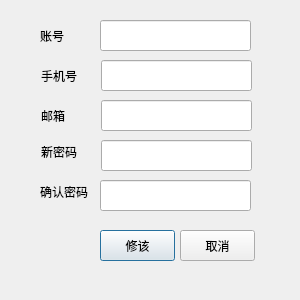
<?xml version="1.0" encoding="UTF-8"?>
<ui version="4.0">
 <class>resetPwd</class>
 <widget class="QDialog" name="resetPwd">
  <property name="geometry">
   <rect>
    <x>0</x>
    <y>0</y>
    <width>300</width>
    <height>300</height>
   </rect>
  </property>
  <property name="windowTitle">
   <string>修改密码</string>
  </property>
  <widget class="QPushButton" name="btn_update">
   <property name="geometry">
    <rect>
     <x>100</x>
     <y>230</y>
     <width>75</width>
     <height>31</height>
    </rect>
   </property>
   <property name="text">
    <string>修该</string>
   </property>
  </widget>
  <widget class="QLabel" name="label_6">
   <property name="geometry">
    <rect>
     <x>41</x>
     <y>70</y>
     <width>54</width>
     <height>12</height>
    </rect>
   </property>
   <property name="text">
    <string>手机号</string>
   </property>
  </widget>
  <widget class="QLabel" name="label_4">
   <property name="geometry">
    <rect>
     <x>41</x>
     <y>110</y>
     <width>54</width>
     <height>12</height>
    </rect>
   </property>
   <property name="text">
    <string>邮箱</string>
   </property>
  </widget>
  <widget class="QLabel" name="label_5">
   <property name="geometry">
    <rect>
     <x>41</x>
     <y>142</y>
     <width>54</width>
     <height>20</height>
    </rect>
   </property>
   <property name="text">
    <string>新密码</string>
   </property>
  </widget>
  <widget class="QPushButton" name="btn_Quit">
   <property name="geometry">
    <rect>
     <x>180</x>
     <y>230</y>
     <width>75</width>
     <height>31</height>
    </rect>
   </property>
   <property name="text">
    <string>取消</string>
   </property>
  </widget>
  <widget class="QLineEdit" name="input_pwd">
   <property name="geometry">
    <rect>
     <x>101</x>
     <y>140</y>
     <width>151</width>
     <height>31</height>
    </rect>
   </property>
   <property name="font">
    <font>
     <pointsize>12</pointsize>
    </font>
   </property>
   <property name="echoMode">
    <enum>QLineEdit::Normal</enum>
   </property>
  </widget>
  <widget class="QLineEdit" name="input_tel">
   <property name="geometry">
    <rect>
     <x>101</x>
     <y>60</y>
     <width>151</width>
     <height>31</height>
    </rect>
   </property>
   <property name="font">
    <font>
     <pointsize>12</pointsize>
    </font>
   </property>
  </widget>
  <widget class="QLineEdit" name="input_email">
   <property name="geometry">
    <rect>
     <x>101</x>
     <y>100</y>
     <width>151</width>
     <height>31</height>
    </rect>
   </property>
   <property name="font">
    <font>
     <pointsize>12</pointsize>
    </font>
   </property>
   <property name="echoMode">
    <enum>QLineEdit::Normal</enum>
   </property>
  </widget>
  <widget class="QLabel" name="label_7">
   <property name="geometry">
    <rect>
     <x>40</x>
     <y>182</y>
     <width>54</width>
     <height>20</height>
    </rect>
   </property>
   <property name="text">
    <string>确认密码</string>
   </property>
  </widget>
  <widget class="QLineEdit" name="input_repwd">
   <property name="geometry">
    <rect>
     <x>100</x>
     <y>180</y>
     <width>151</width>
     <height>31</height>
    </rect>
   </property>
   <property name="font">
    <font>
     <pointsize>12</pointsize>
    </font>
   </property>
   <property name="echoMode">
    <enum>QLineEdit::Normal</enum>
   </property>
  </widget>
  <widget class="QLabel" name="label_8">
   <property name="geometry">
    <rect>
     <x>40</x>
     <y>30</y>
     <width>54</width>
     <height>12</height>
    </rect>
   </property>
   <property name="text">
    <string>账号</string>
   </property>
  </widget>
  <widget class="QLineEdit" name="input_acc">
   <property name="geometry">
    <rect>
     <x>100</x>
     <y>20</y>
     <width>151</width>
     <height>31</height>
    </rect>
   </property>
   <property name="font">
    <font>
     <pointsize>12</pointsize>
    </font>
   </property>
  </widget>
 </widget>
 <resources/>
 <connections/>
</ui>
